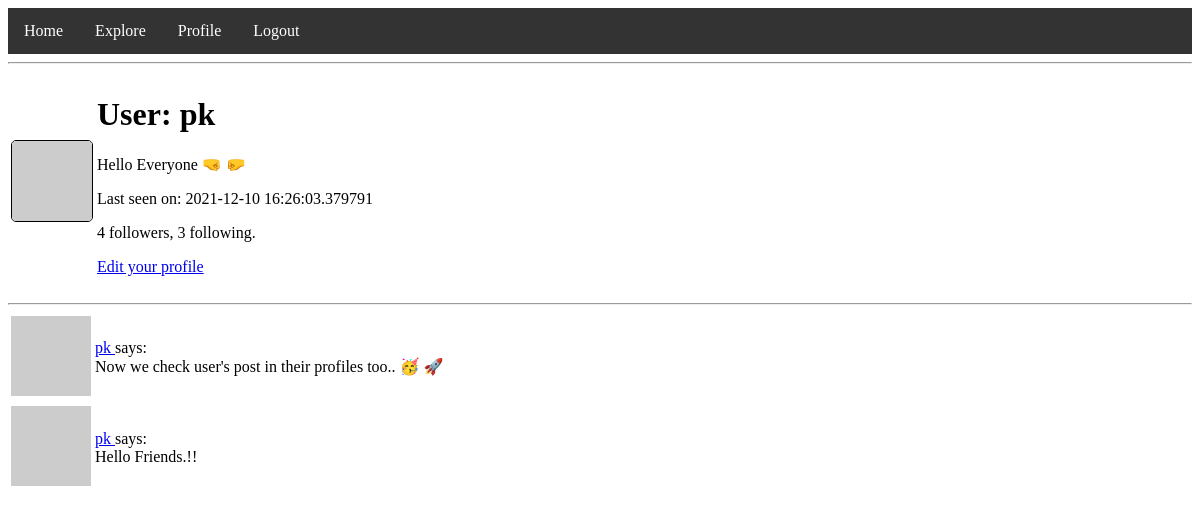
The app's page /user/pk (signed in) with its own data.
### app/models.py (models this page shows, shortened)
class User(UserMixin, db.Model):
    id = db.Column(db.Integer, primary_key=True)
    username = db.Column(db.String(64), index=True, unique=True)
    email = db.Column(db.String(120), index=True, unique=True)
    password_hash = db.Column(db.String(128))
    posts = db.relationship('Post', backref='author', lazy='dynamic')
    about_me = db.Column(db.String(140))
    last_seen = db.Column(db.DateTime, default=datetime.utcnow)
    def avatar(self, size):
        digest = md5(self.email.lower().encode('utf-8')).hexdigest()
        return 'https://www.gravatar.com/avatar/{}?d=identicon&s={}'.format(digest, size)
    followed = db.relationship(
        'User', secondary=followers,
        primaryjoin=(followers.c.follower_id == id),
        secondaryjoin=(followers.c.followed_id == id),
        backref=db.backref('followers', lazy='dynamic'), lazy='dynamic')

class Post(db.Model):
    id = db.Column(db.Integer, primary_key=True)
    body = db.Column(db.String(180))
    timestamp = db.Column(db.DateTime, index=True, default=datetime.utcnow)
    user_id = db.Column(db.Integer, db.ForeignKey('user.id'))

### app/routes.py (the view)
@app.route('/user/<username>')
@login_required
def user(username):
    user = User.query.filter_by(username=username).first_or_404()
    page = request.args.get('page', 1, type=int)
    posts = user.posts.order_by(Post.timestamp.desc()).paginate(
        page, app.config['POSTS_PER_PAGE'], False)
    next_url = url_for('user', username=user.username, page=posts.next_num) \
        if posts.has_next else None
    prev_url = url_for('user', username=user.username, page=posts.prev_num) \
        if posts.has_prev else None
    form = EmptyForm()
    return render_template('user.html', user=user, posts=posts.items,
                           next_url=next_url, prev_url=prev_url, form=form)

### app/models.py (called while the page is built)
@login.user_loader
def load_user(id):
    return User.query.get(int(id))

### app/routes.py (called while the page is built)
@app.before_request
def before_request():
    if current_user.is_authenticated:
        current_user.last_seen = datetime.utcnow()
        db.session.commit()

### app/templates/user.html (shortened to what this page needs)
{% extends "base.html" %}
{% block content %}
    <table>
        <tr valing='top'>
            <td><img class="img-profile" src=" {{ user.avatar(128) }}  " alt="User avatar"></td>
            <td>
                <h1>User: {{ user.username }} </h1>
                {% if user.about_me %} <p>{{ user.about_me }} </p> {% endif %}
                {% if user.last_seen %} <p>Last seen on: {{ user.last_seen }} </p> {% endif %}
                <p>{{ user.followers.count() }} followers, {{ user.followed.count() }} following. </p>
                {% if user == current_user %}
                <p><a href=" {{ url_for('edit_profile') }}  ">Edit your profile</a></p>
                {% endif %}
            </td>
        </tr>
    </table>
    <hr>
    {% for post in posts %}
        {% include '_post.html' %}
    {% endfor %}
{% endblock %}

### app/templates/_post.html
<table>
    <tr valing='top'>
        <td><img src="{{ post.author.avatar(36) }} " alt="user avatar"></td>
        <td>
            <a href="{{ url_for('user', username=post.author.username) }}  ">
            {{ post.author.username }}
            </a>
            says: <br> {{ post.body }}
        </td>
    </tr>
</table>

### app/static/style.css (style rules this page uses)
.img-profile { border: 1px solid black; border-radius: 5px; position: relative; }

### records on screen
User: username "pk", about_me "Hello Everyone 🤜 🤛", last_seen "2021-12-10 16:26:03.379791"
Post: author.username "pk", body "Now we check user's post in their profiles too.. 🥳 🚀"
Post: author.username "pk", body "Hello Friends.!!"

### other values on screen
{{ user.followers.count() }} "4"
{{ user.followed.count() }} "3"
